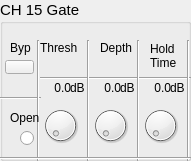
  <widget class="QGroupBox" name="groupBox_14">
   <property name="geometry">
    <rect>
     <x>520</x>
     <y>520</y>
     <width>191</width>
     <height>161</height>
    </rect>
   </property>
   <property name="font">
    <font>
     <pointsize>11</pointsize>
    </font>
   </property>
   <property name="title">
    <string>CH 15 Gate</string>
   </property>
   <widget class="QLabel" name="label_144">
    <property name="geometry">
     <rect>
      <x>10</x>
      <y>40</y>
      <width>21</width>
      <height>16</height>
     </rect>
    </property>
    <property name="font">
     <font>
      <pointsize>9</pointsize>
     </font>
    </property>
    <property name="text">
     <string>Byp</string>
    </property>
   </widget>
   <widget class="QLabel" name="label_145">
    <property name="geometry">
     <rect>
      <x>40</x>
      <y>40</y>
      <width>41</width>
      <height>16</height>
     </rect>
    </property>
    <property name="font">
     <font>
      <pointsize>9</pointsize>
     </font>
    </property>
    <property name="text">
     <string>Thresh</string>
    </property>
   </widget>
   <widget class="QLabel" name="label_146">
    <property name="geometry">
     <rect>
      <x>100</x>
      <y>40</y>
      <width>41</width>
      <height>16</height>
     </rect>
    </property>
    <property name="font">
     <font>
      <pointsize>9</pointsize>
     </font>
    </property>
    <property name="text">
     <string>Depth</string>
    </property>
   </widget>
   <widget class="QLabel" name="label_147">
    <property name="geometry">
     <rect>
      <x>150</x>
      <y>40</y>
      <width>31</width>
      <height>31</height>
     </rect>
    </property>
    <property name="font">
     <font>
      <pointsize>9</pointsize>
     </font>
    </property>
    <property name="text">
     <string>Hold
Time</string>
    </property>
   </widget>
   <widget class="Line" name="line_92">
    <property name="geometry">
     <rect>
      <x>40</x>
      <y>70</y>
      <width>151</width>
      <height>16</height>
     </rect>
    </property>
    <property name="orientation">
     <enum>Qt::Horizontal</enum>
    </property>
   </widget>
   <widget class="Line" name="line_93">
    <property name="geometry">
     <rect>
      <x>0</x>
      <y>90</y>
      <width>41</width>
      <height>16</height>
     </rect>
    </property>
    <property name="orientation">
     <enum>Qt::Horizontal</enum>
    </property>
   </widget>
   <widget class="Line" name="line_94">
    <property name="geometry">
     <rect>
      <x>30</x>
      <y>40</y>
      <width>16</width>
      <height>121</height>
     </rect>
    </property>
    <property name="orientation">
     <enum>Qt::Vertical</enum>
    </property>
   </widget>
   <widget class="Line" name="line_95">
    <property name="geometry">
     <rect>
      <x>80</x>
      <y>40</y>
      <width>16</width>
      <height>121</height>
     </rect>
    </property>
    <property name="orientation">
     <enum>Qt::Vertical</enum>
    </property>
   </widget>
   <widget class="Line" name="line_96">
    <property name="geometry">
     <rect>
      <x>130</x>
      <y>40</y>
      <width>16</width>
      <height>121</height>
     </rect>
    </property>
    <property name="orientation">
     <enum>Qt::Vertical</enum>
    </property>
   </widget>
   <widget class="Line" name="line_97">
    <property name="geometry">
     <rect>
      <x>180</x>
      <y>40</y>
      <width>16</width>
      <height>121</height>
     </rect>
    </property>
    <property name="orientation">
     <enum>Qt::Vertical</enum>
    </property>
   </widget>
   <widget class="OIDDial" name="dial_40">
    <property name="geometry">
     <rect>
      <x>40</x>
      <y>100</y>
      <width>41</width>
      <height>51</height>
     </rect>
    </property>
   </widget>
   <widget class="OIDDial" name="dial_41">
    <property name="geometry">
     <rect>
      <x>90</x>
      <y>100</y>
      <width>41</width>
      <height>51</height>
     </rect>
    </property>
   </widget>
   <widget class="OIDDial" name="dial_42">
    <property name="geometry">
     <rect>
      <x>140</x>
      <y>100</y>
      <width>41</width>
      <height>51</height>
     </rect>
    </property>
   </widget>
   <widget class="Line" name="line_98">
    <property name="geometry">
     <rect>
      <x>0</x>
      <y>150</y>
      <width>191</width>
      <height>16</height>
     </rect>
    </property>
    <property name="orientation">
     <enum>Qt::Horizontal</enum>
    </property>
   </widget>
   <widget class="QLabel" name="label_148">
    <property name="geometry">
     <rect>
      <x>70</x>
      <y>80</y>
      <width>16</width>
      <height>16</height>
     </rect>
    </property>
    <property name="font">
     <font>
      <pointsize>9</pointsize>
     </font>
    </property>
    <property name="text">
     <string>dB</string>
    </property>
   </widget>
   <widget class="QLabel" name="label_149">
    <property name="geometry">
     <rect>
      <x>120</x>
      <y>80</y>
      <width>16</width>
      <height>16</height>
     </rect>
    </property>
    <property name="font">
     <font>
      <pointsize>9</pointsize>
     </font>
    </property>
    <property name="text">
     <string>dB</string>
    </property>
   </widget>
   <widget class="QLabel" name="label_150">
    <property name="geometry">
     <rect>
      <x>170</x>
      <y>80</y>
      <width>16</width>
      <height>16</height>
     </rect>
    </property>
    <property name="font">
     <font>
      <pointsize>9</pointsize>
     </font>
    </property>
    <property name="text">
     <string>dB</string>
    </property>
   </widget>
   <widget class="QLabel" name="ls43">
    <property name="geometry">
     <rect>
      <x>40</x>
      <y>80</y>
      <width>31</width>
      <height>16</height>
     </rect>
    </property>
    <property name="font">
     <font>
      <pointsize>9</pointsize>
     </font>
    </property>
    <property name="text">
     <string>0.0</string>
    </property>
    <property name="alignment">
     <set>Qt::AlignRight|Qt::AlignTrailing|Qt::AlignVCenter</set>
    </property>
   </widget>
   <widget class="QLabel" name="ls44">
    <property name="geometry">
     <rect>
      <x>90</x>
      <y>80</y>
      <width>31</width>
      <height>16</height>
     </rect>
    </property>
    <property name="font">
     <font>
      <pointsize>9</pointsize>
     </font>
    </property>
    <property name="text">
     <string>0.0</string>
    </property>
    <property name="alignment">
     <set>Qt::AlignRight|Qt::AlignTrailing|Qt::AlignVCenter</set>
    </property>
   </widget>
   <widget class="QLabel" name="ls45">
    <property name="geometry">
     <rect>
      <x>140</x>
      <y>80</y>
      <width>31</width>
      <height>16</height>
     </rect>
    </property>
    <property name="font">
     <font>
      <pointsize>9</pointsize>
     </font>
    </property>
    <property name="text">
     <string>0.0</string>
    </property>
    <property name="alignment">
     <set>Qt::AlignRight|Qt::AlignTrailing|Qt::AlignVCenter</set>
    </property>
   </widget>
   <widget class="QLabel" name="label_154">
    <property name="geometry">
     <rect>
      <x>10</x>
      <y>110</y>
      <width>31</width>
      <height>16</height>
     </rect>
    </property>
    <property name="font">
     <font>
      <pointsize>9</pointsize>
     </font>
    </property>
    <property name="text">
     <string>Open</string>
    </property>
   </widget>
   <widget class="QRadioButton" name="radioButton_14">
    <property name="geometry">
     <rect>
      <x>20</x>
      <y>130</y>
      <width>16</width>
      <height>16</height>
     </rect>
    </property>
    <property name="text">
     <string/>
    </property>
   </widget>
   <widget class="OIDStatePushBtn" name="bypass15">
    <property name="geometry">
     <rect>
      <x>5</x>
      <y>60</y>
      <width>29</width>
      <height>14</height>
     </rect>
    </property>
    <property name="text">
     <string/>
    </property>
    <property name="checkable">
     <bool>true</bool>
    </property>
   </widget>
  </widget>
